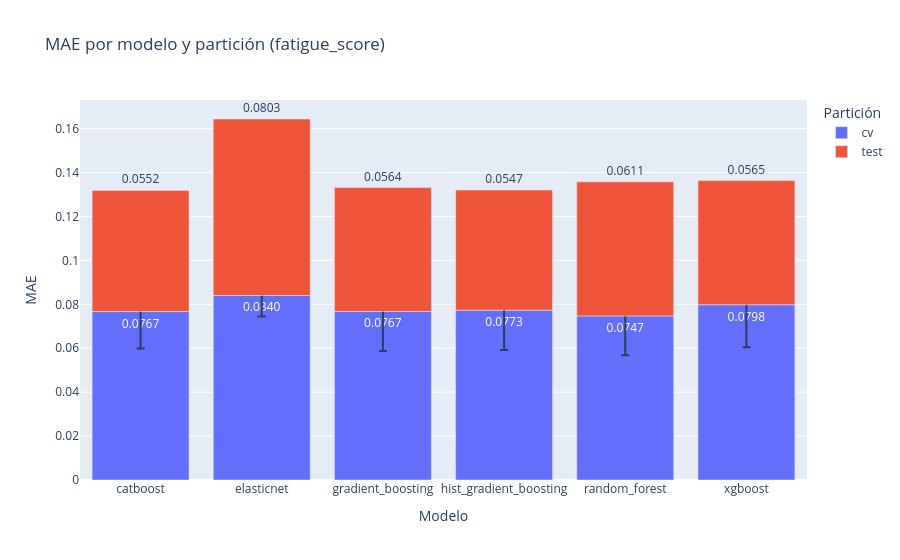
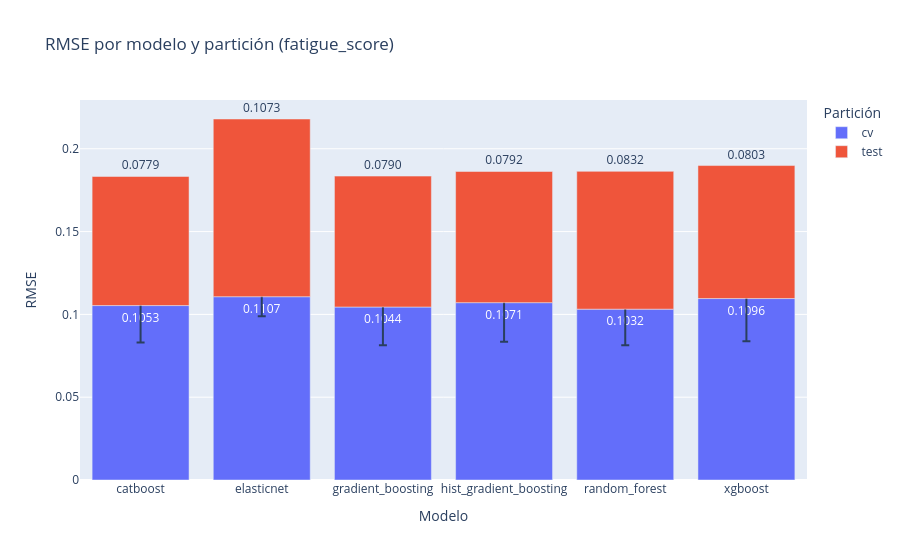
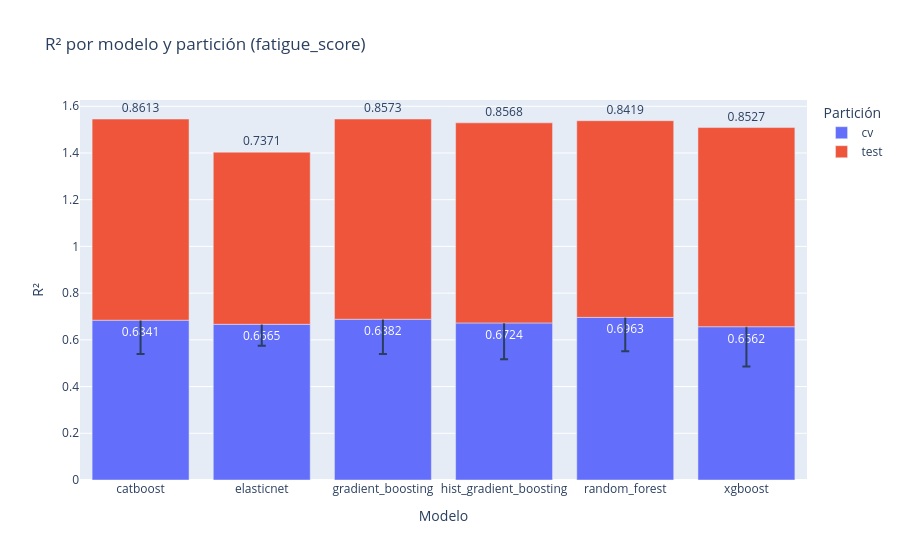

Write notebook code for charts like these, in order.
### Markdown cell above
### 2. Comparativa de métricas
Gráficas para comparar MAE/RMSE/R² por modelo y partición.

### Code cell
summary_df = experiment_data["summary"].copy()
label = experiment_data["target_label"]
print(f"Objetivo: {label} (Experimento: {experiment_data['dir'].name})")

fig_mae = px.bar(
    summary_df,
    x="model",
    y="mae_mean",
    color="split",
    error_y="mae_std",
    title=f"MAE por modelo y partición ({label})",
    labels={"model": "Modelo", "split": "Partición", "mae_mean": "MAE"},
    text_auto=".4f"   
)
fig_mae.update_traces(textposition="outside", cliponaxis=False)
fig_mae.show()

fig_rmse = px.bar(
    summary_df,
    x="model",
    y="rmse_mean",
    color="split",
    error_y="rmse_std",
    title=f"RMSE por modelo y partición ({label})",
    labels={"model": "Modelo", "split": "Partición", "rmse_mean": "RMSE"},
    text_auto=".4f"
)
fig_rmse.update_traces(textposition="outside", cliponaxis=False)
fig_rmse.show()

fig_r2 = px.bar(
    summary_df,
    x="model",
    y="r2_mean",
    color="split",
    error_y="r2_std",
    title=f"R² por modelo y partición ({label})",
    labels={"model": "Modelo", "split": "Partición", "r2_mean": "R²"},
    text_auto=".4f"
)
fig_r2.update_traces(textposition="outside", cliponaxis=False)
fig_r2.show()

### Figure 1 — Plotly figure (JSON) as saved in the notebook; plotly's stock layout.template omitted (floating-point values rounded to 4 significant figures)
{"data": [{"cliponaxis": false, "error_y": {"array": [0.01683, 0.009592, 0.01802, 0.01806, 0.01794, 0.01937]}, "hovertemplate": "Partición=cv<br>Modelo=%{x}<br>MAE=%{y}<extra></extra>", "legendgroup": "cv", "marker": {"color": "#636efa", "pattern": {"shape": ""}}, "name": "cv", "orientation": "v", "showlegend": true, "textposition": "outside", "texttemplate": "%{y:.4f}", "type": "bar", "x": ["catboost", "elasticnet", "gradient_boosting", "hist_gradient_boosting", "random_forest", "xgboost"], "xaxis": "x", "y": [0.07669, 0.08403, 0.07675, 0.07731, 0.0747, 0.07979], "yaxis": "y"}, {"cliponaxis": false, "error_y": {"array": [NaN, NaN, NaN, NaN, NaN, NaN]}, "hovertemplate": "Partición=test<br>Modelo=%{x}<br>MAE=%{y}<extra></extra>", "legendgroup": "test", "marker": {"color": "#EF553B", "pattern": {"shape": ""}}, "name": "test", "orientation": "v", "showlegend": true, "textposition": "outside", "texttemplate": "%{y:.4f}", "type": "bar", "x": ["catboost", "elasticnet", "gradient_boosting", "hist_gradient_boosting", "random_forest", "xgboost"], "xaxis": "x", "y": [0.05517, 0.08035, 0.05639, 0.0547, 0.06107, 0.05654], "yaxis": "y"}], "layout": {"barmode": "relative", "legend": {"title": {"text": "Partición"}, "tracegroupgap": 0}, "title": {"text": "MAE por modelo y partición (fatigue_score)"}, "xaxis": {"anchor": "y", "domain": [0, 1], "title": {"text": "Modelo"}}, "yaxis": {"anchor": "x", "domain": [0, 1], "title": {"text": "MAE"}}}}

### Figure 2 — Plotly figure (JSON) as saved in the notebook; plotly's stock layout.template omitted (floating-point values rounded to 4 significant figures)
{"data": [{"cliponaxis": false, "error_y": {"array": [0.02229, 0.01176, 0.0231, 0.0236, 0.02175, 0.02583]}, "hovertemplate": "Partición=cv<br>Modelo=%{x}<br>RMSE=%{y}<extra></extra>", "legendgroup": "cv", "marker": {"color": "#636efa", "pattern": {"shape": ""}}, "name": "cv", "orientation": "v", "showlegend": true, "textposition": "outside", "texttemplate": "%{y:.4f}", "type": "bar", "x": ["catboost", "elasticnet", "gradient_boosting", "hist_gradient_boosting", "random_forest", "xgboost"], "xaxis": "x", "y": [0.1053, 0.1107, 0.1044, 0.1071, 0.1032, 0.1096], "yaxis": "y"}, {"cliponaxis": false, "error_y": {"array": [NaN, NaN, NaN, NaN, NaN, NaN]}, "hovertemplate": "Partición=test<br>Modelo=%{x}<br>RMSE=%{y}<extra></extra>", "legendgroup": "test", "marker": {"color": "#EF553B", "pattern": {"shape": ""}}, "name": "test", "orientation": "v", "showlegend": true, "textposition": "outside", "texttemplate": "%{y:.4f}", "type": "bar", "x": ["catboost", "elasticnet", "gradient_boosting", "hist_gradient_boosting", "random_forest", "xgboost"], "xaxis": "x", "y": [0.07795, 0.1073, 0.07904, 0.0792, 0.0832, 0.08032], "yaxis": "y"}], "layout": {"barmode": "relative", "legend": {"title": {"text": "Partición"}, "tracegroupgap": 0}, "title": {"text": "RMSE por modelo y partición (fatigue_score)"}, "xaxis": {"anchor": "y", "domain": [0, 1], "title": {"text": "Modelo"}}, "yaxis": {"anchor": "x", "domain": [0, 1], "title": {"text": "RMSE"}}}}

### Figure 3 — Plotly figure (JSON) as saved in the notebook; plotly's stock layout.template omitted (floating-point values rounded to 4 significant figures)
{"data": [{"cliponaxis": false, "error_y": {"array": [0.1448, 0.09222, 0.149, 0.1554, 0.1455, 0.1704]}, "hovertemplate": "Partición=cv<br>Modelo=%{x}<br>R²=%{y}<extra></extra>", "legendgroup": "cv", "marker": {"color": "#636efa", "pattern": {"shape": ""}}, "name": "cv", "orientation": "v", "showlegend": true, "textposition": "outside", "texttemplate": "%{y:.4f}", "type": "bar", "x": ["catboost", "elasticnet", "gradient_boosting", "hist_gradient_boosting", "random_forest", "xgboost"], "xaxis": "x", "y": [0.6841, 0.6665, 0.6882, 0.6724, 0.6963, 0.6562], "yaxis": "y"}, {"cliponaxis": false, "error_y": {"array": [NaN, NaN, NaN, NaN, NaN, NaN]}, "hovertemplate": "Partición=test<br>Modelo=%{x}<br>R²=%{y}<extra></extra>", "legendgroup": "test", "marker": {"color": "#EF553B", "pattern": {"shape": ""}}, "name": "test", "orientation": "v", "showlegend": true, "textposition": "outside", "texttemplate": "%{y:.4f}", "type": "bar", "x": ["catboost", "elasticnet", "gradient_boosting", "hist_gradient_boosting", "random_forest", "xgboost"], "xaxis": "x", "y": [0.8613, 0.7371, 0.8573, 0.8568, 0.8419, 0.8527], "yaxis": "y"}], "layout": {"barmode": "relative", "legend": {"title": {"text": "Partición"}, "tracegroupgap": 0}, "title": {"text": "R² por modelo y partición (fatigue_score)"}, "xaxis": {"anchor": "y", "domain": [0, 1], "title": {"text": "Modelo"}}, "yaxis": {"anchor": "x", "domain": [0, 1], "title": {"text": "R²"}}}}
